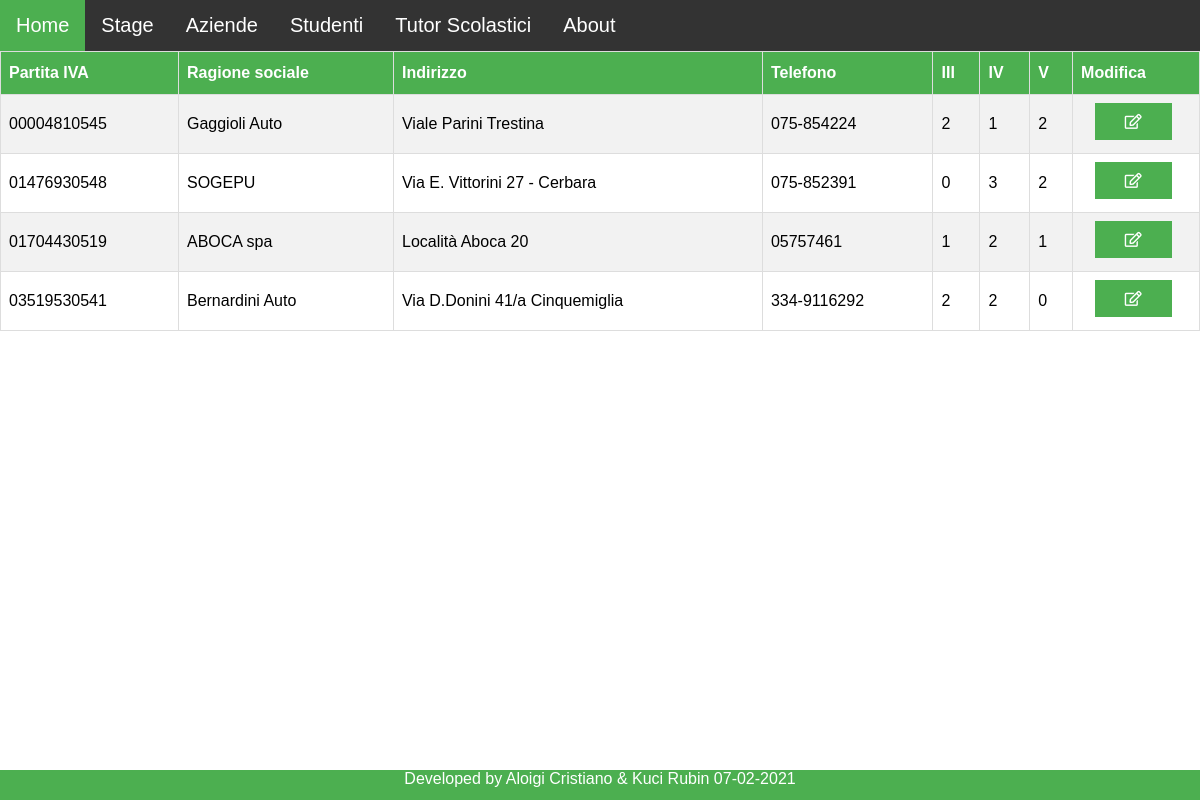
The app's page /visualizza/visualizzaDispo.php with its own data.
### tables this page shows
CREATE TABLE `disponibilita` (
  `fk_partitaIVA` varchar(11) NOT NULL,
  `annoScolastico` varchar(9) NOT NULL,
  `disp3` int(11) NOT NULL,
  `disp4` int(11) NOT NULL,
  `disp5` int(11) NOT NULL
);

CREATE TABLE `aziende` (
  `PartitaIva` varchar(11) NOT NULL,
  `RagioneSociale` varchar(50) NOT NULL,
  `RappresentanteLegale` varchar(50) NOT NULL,
  `IndirizzoAzienda` varchar(100) NOT NULL,
  `Comune` varchar(50) NOT NULL,
  `Prov` varchar(50) NOT NULL,
  `TelefonoAzienda` varchar(15) NOT NULL,
  `MailAzienda` varchar(100) NOT NULL,
  `TutorAziendale` varchar(50) NOT NULL
);

### visualizza/visualizzaDispo.php (the view, shortened to what this page needs)
<!DOCTYPE html>
<html>
    <?php
        $conn = $GLOBALS['mysqli'];
        $sql = "
			SELECT *
			FROM aziende
			RIGHT JOIN disponibilita
			ON aziende.PartitaIva = disponibilita.fk_partitaIVA
			where annoScolastico=YEAR(CURDATE())
        ";
        $result = $conn->query($sql);
    ?>
    <head>
        <link rel="stylesheet" href="../Materials/style.css">
        <link rel="stylesheet" href="style.css">
        <link href="../fontawesome/css/all.min.css" rel="stylesheet">
    </head>
    <body>
        <?php include("../Materials/menu.php"); ?>
        <table id="stage">
            <tr>
                <th>Partita IVA</th>
                <th>Ragione sociale</th>
                <th>Indirizzo</th>
                <th>Telefono</th>
				<th>III</th>
				<th>IV</th>
				<th>V</th>
                <th>Modifica</th>
            </tr>
            <?php
                if (mysqli_num_rows($result) > 0) {
                    while ($row = mysqli_fetch_assoc($result)) {
                        ?>
                        <tr>
                            <td><?php echo $row["PartitaIva"]; ?></td>
                            <td><?php echo $row["RagioneSociale"]; ?></td>
                            <td><?php echo $row["IndirizzoAzienda"]; ?></td>
                            <td><?php echo $row["TelefonoAzienda"]; ?></td>
							<td><?php echo $row["disp3"]; ?></td>
							<td><?php echo $row["disp4"]; ?></td>
							<td><?php echo $row["disp5"]; ?></td>
                            <td>
                                <form action="modificaDispo.php" method="post">
                                    <button type="submit" class="button"><i class="far fa-edit"></i></button>
                                </form>
                            </td>
                        </tr>
                        <?php
                    }
                } else {
                    echo "0 results";
                }
            ?>
        </table>
        <?php include("../Materials/footer.php");?>
    </body>
</html>

### Materials/style.css (style rules this page uses)
body { margin: 0; }

### visualizza/style.css (style rules this page uses)
#stage { font-family: Arial, Helvetica, sans-serif; border-collapse: collapse; width: 100%; }
#stage td, #stage th { border: 1px solid #ddd; padding: 8px; }
#stage tr:nth-child(even) { background-color: #f2f2f2; }
#stage th { padding-top: 12px; padding-bottom: 12px; text-align: left; background-color: #4caf50; color: white; }
table button[type="submit"] { cursor: pointer; width: 70%; border: none; background: #4CAF50; color: #FFF; margin: 0 0 5px; padding: 10px; font-size: 15px; position: relative; top: 70%; left: 12.5%; }

### records on screen
disponibilita: fk_partitaIVA.PartitaIva "00004810545", fk_partitaIVA.RagioneSociale "Gaggioli Auto", fk_partitaIVA.IndirizzoAzienda "Viale Parini Trestina", fk_partitaIVA.TelefonoAzienda "075-854224", disp3 "2", disp4 "1", disp5 "2"
disponibilita: fk_partitaIVA.PartitaIva "01476930548", fk_partitaIVA.RagioneSociale "SOGEPU", fk_partitaIVA.IndirizzoAzienda "Via E. Vittorini 27 - Cerbara", fk_partitaIVA.TelefonoAzienda "075-852391", disp3 "0", disp4 "3", disp5 "2"
disponibilita: fk_partitaIVA.PartitaIva "01704430519", fk_partitaIVA.RagioneSociale "ABOCA spa", fk_partitaIVA.IndirizzoAzienda "Località Aboca 20", fk_partitaIVA.TelefonoAzienda "05757461", disp3 "1", disp4 "2", disp5 "1"
disponibilita: fk_partitaIVA.PartitaIva "03519530541", fk_partitaIVA.RagioneSociale "Bernardini Auto", fk_partitaIVA.IndirizzoAzienda "Via D.Donini 41/a Cinquemiglia", fk_partitaIVA.TelefonoAzienda "334-9116292", disp3 "2", disp4 "2", disp5 "0"
